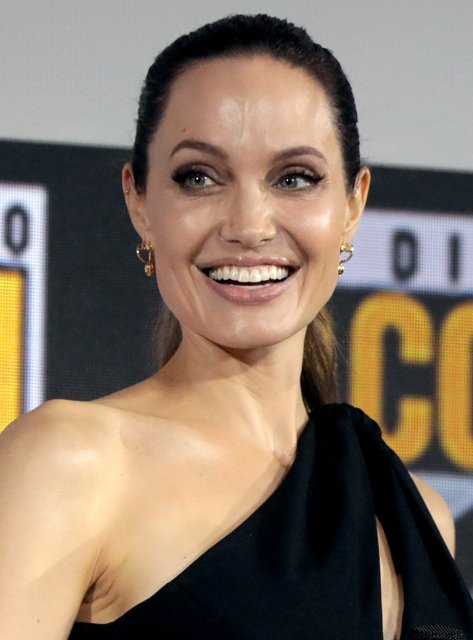
#> input picture services/vision-engine/tests/fixtures/sample_face.jpg, 473 x 640 px
$ python make_occlusion_fixtures.py
#> lines starting #> are read from the running program, lines starting #| are printed output that depends on the picture
"""Generate masked / PPE-occluded face crops for C5 occlusion tests."""

from __future__ import annotations

from pathlib import Path

import cv2
import numpy as np

FIX = Path(__file__).resolve().parents[1] / "tests" / "fixtures"


def main() -> None:
    src = cv2.imread(str(FIX / "sample_face.jpg"))
#> src is the input picture: shape (640, 473, 3); mean B, G, R 102.8, 117.5, 133.8
    if src is None:
        raise SystemExit("sample_face.jpg missing")
    h, w = src.shape[:2]
#> h = 640; w = 473
    face = cv2.resize(src[h // 8 : h * 7 // 8, w // 8 : w * 7 // 8].copy(), (160, 180))
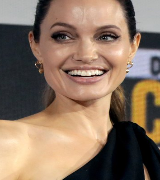
#> face: shape (180, 160, 3); mean B, G, R 98.5, 116.3, 138.7

    # Soft surgical-mask band over nose/mouth. Avoid even/odd row stripes so PAD
    # does not false-positive as screen replay before the occlusion gate runs.
    masked = face.astype(np.float32)
    y0 = int(masked.shape[0] * 0.42)
#> y0 = 75
    color = np.array([205, 178, 148], dtype=np.float32)  # BGR soft blue-gray
    for i, row in enumerate(range(y0, masked.shape[0])):
        t = min(1.0, i / 12.0)
        fabric = 3.0 * np.sin(np.linspace(0, 6 * np.pi, masked.shape[1]))[:, None]
        fabric = np.repeat(fabric, 3, axis=1)
        target = color + fabric
        masked[row] = masked[row] * (1.0 - t) + target * t
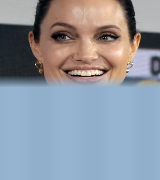
#> masked: shape (180, 160, 3) float32; mean B, G, R 161.5, 150.9, 143.9
    masked = np.clip(masked, 0, 255).astype(np.uint8)

    cv2.imwrite(str(FIX / "face_occluded_mask.jpg"), masked)
    print("wrote face_occluded_mask.jpg")


if __name__ == "__main__":
    main()
